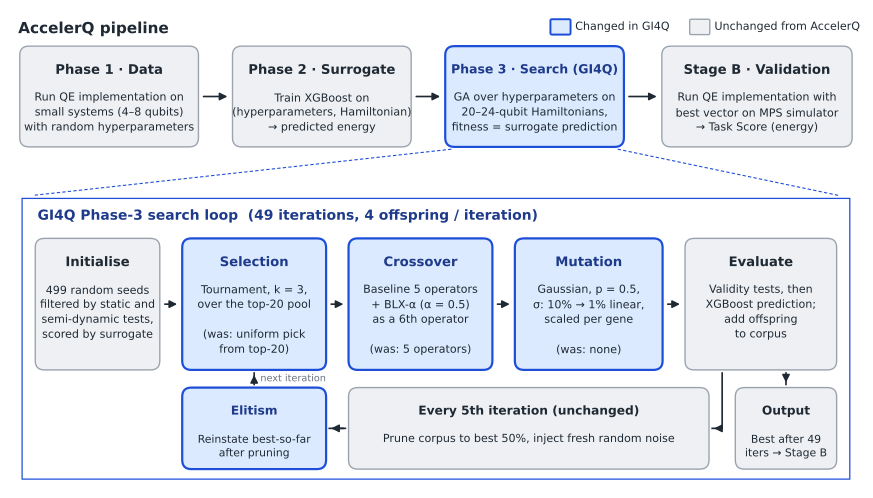

Write Python code to recreate this figure.
"""GI4Q overview figure: AccelerQ pipeline with the GI4Q Phase-3 search loop expanded.
Outputs gi4q_overview.pdf and gi4q_overview.png next to this script."""
import os
import matplotlib.pyplot as plt
from matplotlib.patches import FancyBboxPatch, FancyArrowPatch, Rectangle

plt.rcParams.update({"font.family": "DejaVu Sans", "font.size": 9,
                     "pdf.fonttype": 42, "ps.fonttype": 42})

INK = "#1f2933"
MUTED = "#6b7280"
GREY_FILL = "#eef0f3"
GREY_EDGE = "#9aa3ad"
ACC_FILL = "#dbeafe"
ACC_EDGE = "#1d4ed8"
ACC_TXT = "#1e3a8a"

fig, ax = plt.subplots(figsize=(11, 6.2))
ax.set_xlim(0, 110)
ax.set_ylim(0, 62)
ax.axis("off")


def box(x, y, w, h, title, body="", changed=False, title_size=9.5, body_size=8):
    fc, ec, tc = (ACC_FILL, ACC_EDGE, ACC_TXT) if changed else (GREY_FILL, GREY_EDGE, INK)
    ax.add_patch(FancyBboxPatch((x, y), w, h, boxstyle="round,pad=0.3,rounding_size=1.2",
                                fc=fc, ec=ec, lw=1.6 if changed else 1.0, zorder=2))
    if body:
        ax.text(x + w / 2, y + h - 2.0, title, ha="center", va="top", fontsize=title_size,
                fontweight="bold", color=tc, zorder=3)
        ax.text(x + w / 2, y + h - 5.4, body, ha="center", va="top", fontsize=body_size,
                color=INK, linespacing=1.35, zorder=3)
    else:
        ax.text(x + w / 2, y + h / 2, title, ha="center", va="center", fontsize=title_size,
                fontweight="bold", color=tc, zorder=3)


def arrow(x1, y1, x2, y2, color=INK, style="-|>", lw=1.2, rad=0.0, ls="-"):
    ax.add_patch(FancyArrowPatch((x1, y1), (x2, y2), arrowstyle=style, mutation_scale=11,
                                 color=color, lw=lw, linestyle=ls,
                                 connectionstyle=f"arc3,rad={rad}", zorder=1))


# ---------------- Top: AccelerQ pipeline ----------------
ax.text(1, 60.5, "AccelerQ pipeline", fontsize=11, fontweight="bold", color=INK, va="top")
ty, th, tw = 44.5, 12.5, 22.5
xs = [1.5, 29.0, 56.5, 84.5]
box(xs[0], ty, tw, th, "Phase 1 · Data",
    "Run QE implementation on\nsmall systems (4–8 qubits)\nwith random hyperparameters")
box(xs[1], ty, tw, th, "Phase 2 · Surrogate",
    "Train XGBoost on\n(hyperparameters, Hamiltonian)\n→ predicted energy")
box(xs[2], ty, tw, th, "Phase 3 · Search (GI4Q)", title_size=9.0, body=
    "GA over hyperparameters on\n20–24-qubit Hamiltonians,\nfitness = surrogate prediction", changed=True)
box(xs[3], ty, 24.0, th, "Stage B · Validation",
    "Run QE implementation with\nbest vector on MPS simulator\n→ Task Score (energy)")
for a, b in zip(xs[:-1], xs[1:]):
    arrow(a + tw + 0.6, ty + th / 2, b - 0.6, ty + th / 2)

# Zoom bracket from Phase 3 to the loop panel
panel_top = 37.5
ax.plot([xs[2] + 0.5, 3.0], [ty - 0.6, panel_top + 0.4], color=ACC_EDGE, lw=0.8, ls=(0, (3, 2)))
ax.plot([xs[2] + tw - 0.5, 107.0], [ty - 0.6, panel_top + 0.4], color=ACC_EDGE, lw=0.8, ls=(0, (3, 2)))

# ---------------- Bottom: GI4Q search loop ----------------
ax.add_patch(Rectangle((1.5, 1.0), 107.0, panel_top - 1.0, fc="white", ec=ACC_EDGE, lw=0.9, zorder=0))
ax.text(3.5, panel_top - 1.4, "GI4Q Phase-3 search loop  (49 iterations, 4 offspring / iteration)",
        fontsize=10, fontweight="bold", color=ACC_TXT, va="top")

ly, lh = 15.5, 16.5
box(3.5, ly, 15.5, lh, "Initialise", "499 random seeds\nfiltered by static and\nsemi-dynamic tests,\nscored by surrogate")
box(22.5, ly, 18.0, lh, "Selection", "Tournament, k = 3,\nover the top-20 pool\n\n(was: uniform pick\nfrom top-20)", changed=True)
box(44.0, ly, 18.0, lh, "Crossover", "Baseline 5 operators\n+ BLX-α (α = 0.5)\nas a 6th operator\n\n(was: 5 operators)", changed=True)
box(65.5, ly, 18.5, lh, "Mutation", "Gaussian, p = 0.5,\nσ: 10% → 1% linear,\nscaled per gene\n\n(was: none)", changed=True)
box(87.5, ly, 19.0, lh, "Evaluate", "Validity tests, then\nXGBoost prediction;\nadd offspring\nto corpus")

for x1, x2 in [(19.0, 22.5), (40.5, 44.0), (62.0, 65.5), (84.0, 87.5)]:
    arrow(x1 + 0.6, ly + lh / 2, x2 - 0.6, ly + lh / 2)

# Maintenance row: Evaluate -> (every 5th) prune+noise -> elitism -> back to Selection
my, mh = 2.6, 10.0
box(22.5, my, 18.0, mh, "Elitism", "Reinstate best-so-far\nafter pruning",
    changed=True, title_size=8.8, body_size=7.8)
box(44.0, my, 46.0, mh, "Every 5th iteration (unchanged)",
    "Prune corpus to best 50%, inject fresh random noise", title_size=8.8, body_size=8)
box(94.0, my, 12.5, mh, "Output", "Best after 49\niters → Stage B", title_size=8.8, body_size=7.8)


def path(pts, color=INK):
    xs_, ys_ = zip(*pts[:-1])
    ax.plot(list(xs_) + [pts[-1][0]], list(ys_) + [pts[-1][1]], color=color, lw=1.2, zorder=1,
            solid_capstyle="butt")
    arrow(pts[-2][0], pts[-2][1], pts[-1][0], pts[-1][1], color=color)


path([(92.0, ly - 0.6), (92.0, my + mh / 2), (90.6, my + mh / 2)])   # evaluate -> prune
path([(43.4, my + mh / 2), (41.1, my + mh / 2)])                       # prune -> elitism
path([(31.5, my + mh + 0.6), (31.5, ly - 0.6)])                        # elitism -> selection
path([(100.25, ly - 0.6), (100.25, my + mh + 0.6)])                    # evaluate -> output
ax.text(32.3, (ly + my + mh) / 2, "next iteration", fontsize=7, color=MUTED, va="center")

# Legend
ax.add_patch(FancyBboxPatch((70.0, 59.0), 2.2, 1.6, boxstyle="round,pad=0.2", fc=ACC_FILL, ec=ACC_EDGE, lw=1.4))
ax.text(73.0, 59.8, "Changed in GI4Q", fontsize=8, va="center", color=INK)
ax.add_patch(FancyBboxPatch((88.0, 59.0), 2.2, 1.6, boxstyle="round,pad=0.2", fc=GREY_FILL, ec=GREY_EDGE, lw=1.0))
ax.text(91.0, 59.8, "Unchanged from AccelerQ", fontsize=8, va="center", color=INK)

out = os.path.dirname(os.path.abspath(__file__))
fig.savefig(os.path.join(out, "gi4q_overview.pdf"), bbox_inches="tight")
fig.savefig(os.path.join(out, "gi4q_overview.png"), dpi=300, bbox_inches="tight")
print("saved")
